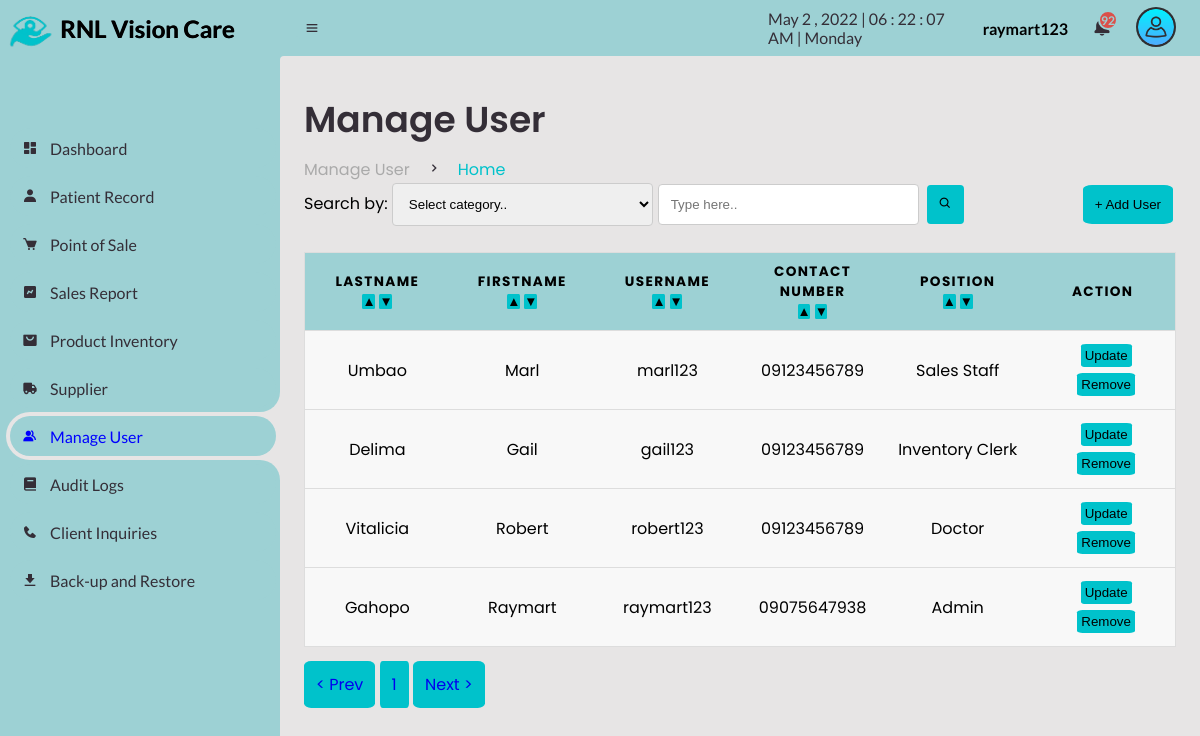
Before: /Admin/manage-user.php (signed in) with the older database file.
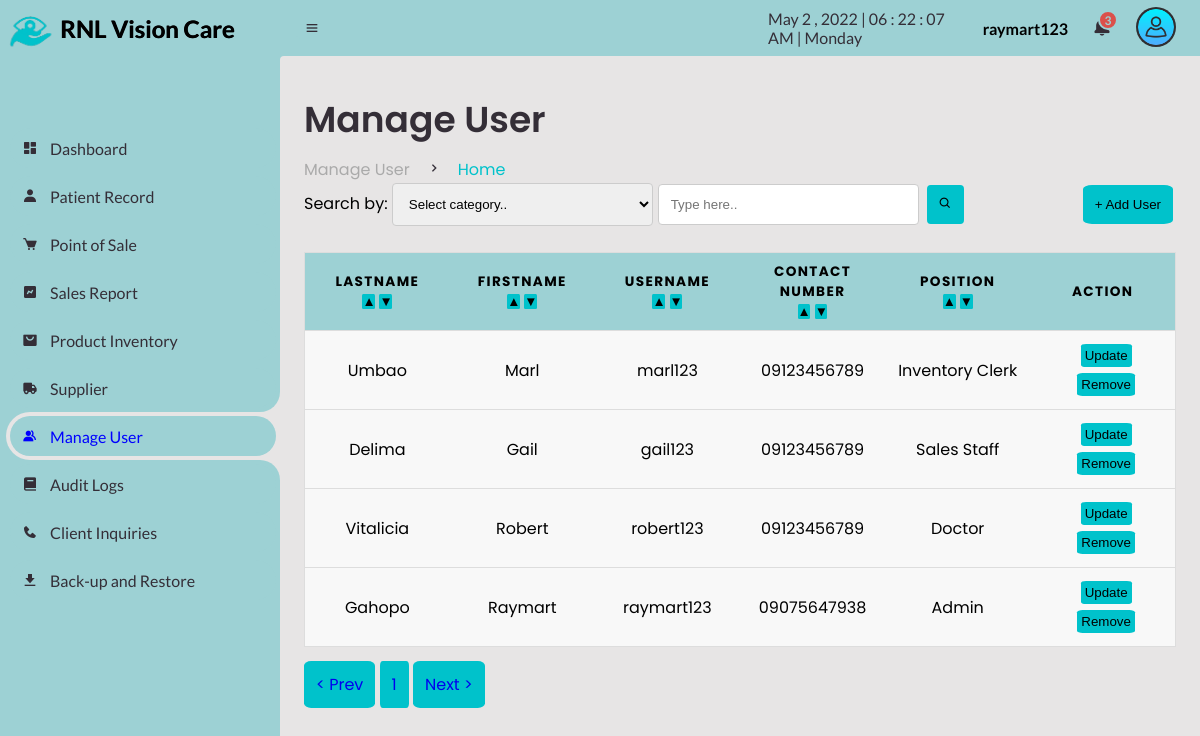
After: the same page with the newer database file.
### tables this page shows
CREATE TABLE `users_account` (
  `users_id` int(11) NOT NULL AUTO_INCREMENT,
  `users_username` varchar(255) NOT NULL,
  `users_password` varchar(255) NOT NULL,
  `users_lastname` varchar(255) NOT NULL,
  `users_firstname` varchar(255) NOT NULL,
  `users_middlename` varchar(255) NOT NULL,
  `users_contact` varchar(255) NOT NULL,
  `users_email` varchar(255) NOT NULL,
  `users_roles` varchar(250) NOT NULL,
  PRIMARY KEY (`users_id`)
);

### Admin/manage-user.php (the view, shortened to what the changed rows need)
<?php
include "logs_conn.php";
?>
<!DOCTYPE html>
<html lang="en">
<head>
	<link href='https://unpkg.com/boxicons@2.0.9/css/boxicons.min.css' rel='stylesheet'>
	<link rel="stylesheet" href="css\sys_style.css">
</head>
<body>
	<section id="content">
		<nav>
			<div class="dropdown2">
			<a href="#" class="notification">
				<span class="num">
				<?php
				$query = mysqli_query($conn, "SELECT COUNT(*) as total from product  WHERE qty <=10 AND pro_status ='2'");
					while($result=mysqli_fetch_array($query)){
					echo $result['total'];
				}
				?>
						  </span>
			</a>
			  <?php
			$sql1 = "SELECT * FROM `product` WHERE pro_status='2' AND qty <=10 LIMIT 6";
			  ?>
			</div>
		</nav>
		<main>
			<div class="head-title">
				<div class="left">
					<h1>Manage User</h1>
				</div>
			</div>
					<table>
     <thead>
     	<tr>
		 <th>Lastname<form method=""><button class="up" value="up" name="btn" style="width: 10%; height: 5%; padding: 0; margin: 0;">▲</button>&nbsp<button class="down" value="down" name="btn" style="width: 10%; height: 5%; padding: 0; margin: 0;">▼</button></form></th>
      <th>Firstname<form method=""><button class="up" value="up1" name="btn" style="width: 10%; height: 5%; padding: 0; margin: 0;">▲</button>&nbsp<button class="down" value="down1" name="btn" style="width: 10%; height: 5%; padding: 0; margin: 0;">▼</button></form></th>
      <th>Username<form method=""><button class="up" value="up2" name="btn" style="width: 10%; height: 5%; padding: 0; margin: 0;">▲</button>&nbsp<button class="down" value="down2" name="btn" style="width: 10%; height: 5%; padding: 0; margin: 0;">▼</button></form></th>
      <th>Contact Number<form method=""><button class="up" value="up3" name="btn" style="width: 10%; height: 5%; padding: 0; margin: 0;">▲</button>&nbsp<button class="down" value="down3" name="btn" style="width: 10%; height: 5%; padding: 0; margin: 0;">▼</button></form></th>
      <th>Position<form method=""><button class="up" value="up4" name="btn" style="width: 10%; height: 5%; padding: 0; margin: 0;">▲</button>&nbsp<button class="down" value="down4" name="btn" style="width: 10%; height: 5%; padding: 0; margin: 0;">▼</button></form></th>
      <th>Action</th>
     	</tr>
     </thead>
     <tbody>
	 <?php
     	$limit=25;
        $page=isset($_GET['page']) ? $_GET['page']:1;
        $start=($page-1)*$limit;
       $search=$_POST['txtsearch'];
     			if (isset($_POST['btnsearch']) && $_POST['txtsearch']!="") {
       		 $sql1 = "SELECT * FROM `users_account` WHERE `$column` LIKE '%$search%' Order by `users_id` DESC LIMIT $start, $limit ";
        	}
        	elseif ($_GET['btn']=='down') {
        		$sql1 = "SELECT * FROM `users_account` Order by `users_lastname` DESC LIMIT $start, $limit ";
        		$sql2 =$conn->query("SELECT count(users_id) AS id, `users_lastname` FROM `users_account` Order by `users_lastname` DESC ");
        		echo "<style>.down{ background-color:red;}</style>";
        	}
        	elseif ($_GET['btn']=='up') {
        		$sql1 = "SELECT * FROM `users_account` Order by `users_lastname` ASC LIMIT $start, $limit ";
        		$sql2 =$conn->query("SELECT count(users_id) AS id, `users_lastname` FROM `users_account` Order by `users_lastname` ASC ");
        		echo "<style>.up{ background-color:red;}</style>";
        	}
        	elseif ($_GET['btn']=='down1') {
        		$sql1 = "SELECT * FROM `users_account` Order by `users_firstname` DESC LIMIT $start, $limit ";
        		$sql2 =$conn->query("SELECT count(users_id) AS id, `users_firstname` FROM `users_account` Order by `users_firstname` DESC ");
        		echo "<style>.down{ background-color:red;}</style>";
        	}
        	elseif ($_GET['btn']=='up1') {
        		$sql1 = "SELECT * FROM `users_account` Order by `users_firstname` ASC LIMIT $start, $limit ";
        		$sql2 =$conn->query("SELECT count(users_id) AS id, `users_firstname` FROM `users_account` Order by `users_firstname` ASC ");
        		echo "<style>.up{ background-color:red;}</style>";
        	}
        		elseif ($_GET['btn']=='down2') {
        		$sql1 = "SELECT * FROM `users_account` Order by `users_username` DESC LIMIT $start, $limit ";
        		$sql2 =$conn->query("SELECT count(users_id) AS id, `users_username` FROM `users_account` Order by `users_username` DESC ");
        		echo "<style>.down{ background-color:red;}</style>";
        	}
        	elseif ($_GET['btn']=='up2') {
        		$sql1 = "SELECT * FROM `users_account` Order by `users_username` ASC LIMIT $start, $limit ";
        		$sql2 =$conn->query("SELECT count(users_id) AS id, `users_username` FROM `users_account` Order by `users_firstname` ASC ");
        		echo "<style>.up{ background-color:red;}</style>";
        	}
        		elseif ($_GET['btn']=='down3') {
        		$sql1 = "SELECT * FROM `users_account` Order by `users_contact` DESC LIMIT $start, $limit ";
        		$sql2 =$conn->query("SELECT count(users_id) AS id, `users_contact` FROM `users_account` Order by `users_contact` DESC ");
        		echo "<style>.down{ background-color:red;}</style>";
        	}
        	elseif ($_GET['btn']=='up3') {
        		$sql1 = "SELECT * FROM `users_account` Order by `users_contact` ASC LIMIT $start, $limit ";
        		$sql2 =$conn->query("SELECT count(users_id) AS id, `users_contact` FROM `users_account` Order by `users_contact` ASC ");
        		echo "<style>.up{ background-color:red;}</style>";
        	}
        	elseif ($_GET['btn']=='down4') {
        		$sql1 = "SELECT * FROM `users_account` Order by `users_roles` DESC LIMIT $start, $limit ";
        		$sql2 =$conn->query("SELECT count(users_id) AS id, `users_roles` FROM `users_account` Order by `users_roles` DESC ");
        		echo "<style>.down{ background-color:red;}</style>";
        	}
        	elseif ($_GET['btn']=='up4') {
        		$sql1 = "SELECT * FROM `users_account` Order by `users_roles` ASC LIMIT $start, $limit ";
        		$sql2 =$conn->query("SELECT count(users_id) AS id, `users_roles` FROM `users_account` Order by `users_roles` ASC ");
        		echo "<style>.up{ background-color:red;}</style>";
        	}
        	 else{
        		$sql1 = "SELECT * FROM `users_account` Order by `users_id` DESC LIMIT $start, $limit ";
        	}
     	  $result1 = $conn->query($sql1);
  			if($result1->num_rows > 0){
  				while($row = $result1 -> fetch_assoc()){
     	?>
     	  <tr>
     	  	<td data-label="Lastname" class="namee"><?php echo $row['users_lastname'];?></td>
     	  	<td data-label="Firstname"><?php echo $row['users_firstname'];?></td>
     	  	<td data-label="Username"><?php echo $row['users_username'];?></td>
			<td data-label="Contact Number"><?php echo $row['users_contact'];?></td>
			<td data-label="Position"><?php echo $row['users_roles'];?></td>
			<td data-label="Action"><a href="user-update.php?id=<?php echo $row['users_id'];?>"><button class="btn-f" style="cursor: pointer;">Update</button></a>
			<form method ="post"action="archive_manageuser.php?id=<?php echo $row['users_id'];?>"><button class="btn-c" name="btnrem" style="cursor: pointer;" onclick="return confirm('Are you sure you want to remove this user?')">Remove</button></form></td>
     	  </tr>
     	 <?php
     	}}
     	?>
     </tbody>
   </table>
   <br>
		</main>
	</section>
</body>
</html>

Changed rows visible on the page:
changed users_account "Umbao": users_roles "Sales Staff" → "Inventory Clerk"
changed users_account "Delima": users_roles "Inventory Clerk" → "Sales Staff"
Other visible differences:
new list line: "3"
list line gone: "92"
